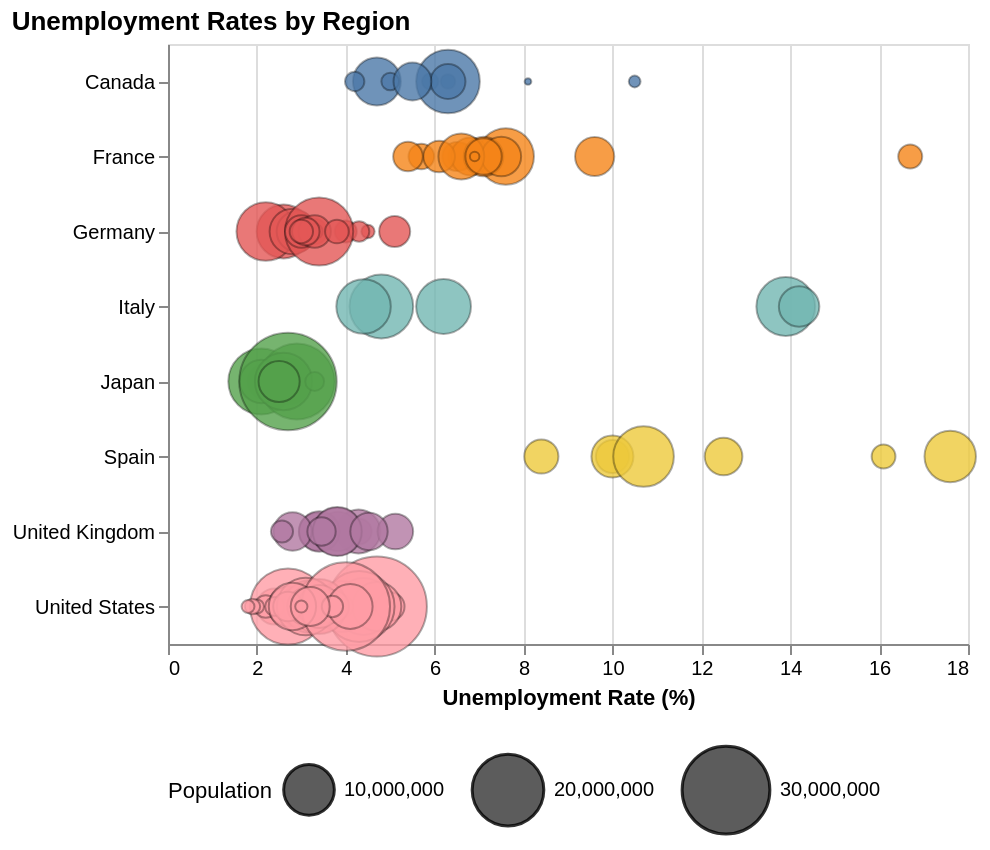

Here is the Vega-Lite specification saved for this chart:
### Vega-Lite specification from a JSON file in a GitHub repository (floating-point values rounded to 4 significant figures)
{"data": {"name": "data-4f001f808970e407b6bcbd37544facd9"}, "mark": {"type": "circle", "opacity": 0.8, "stroke": "black", "strokeOpacity": 0.4, "strokeWidth": 1}, "width": 400, "height": 300, "encoding": {"color": {"field": "country", "legend": null, "type": "nominal"}, "size": {"field": "population", "scale": {"range": [0, 2500]}, "legend": {"orient": "bottom", "titleOrient": "left", "titleFontWeight": "normal"}, "title": "Population", "type": "quantitative"}, "tooltip": [{"field": "country", "type": "nominal"}, {"field": "region", "type": "nominal"}, {"field": "unemployment", "type": "quantitative"}, {"field": "population", "type": "quantitative"}], "x": {"field": "unemployment", "title": "Unemployment Rate (%)", "type": "quantitative"}, "y": {"field": "country", "title": "", "type": "nominal"}}, "title": {"text": "Unemployment Rates by Region", "anchor": "start"}, "$schema": "https://vega.github.io/schema/vega-lite/v5.8.0.json", "datasets": {"data-4f001f808970e407b6bcbd37544facd9": [{"country": "Germany", "geo_code": "DE1", "region": "Baden-Württemberg", "unemployment": 2.6, "population": 11280257, "note": null, "age group": "15 and over", "Notes": null}, {"country": "Germany", "geo_code": "DE2", "region": "Bayern", "unemployment": 2.2, "population": 13369393, "note": null, "age group": "15 and over", "Notes": null}, {"country": "Germany", "geo_code": "DE3", "region": "Berlin", "unemployment": 5.1, "population": 3755251, "note": null, "age group": "15 and over", "Notes": null}, {"country": "Germany", "geo_code": "DE4", "region": "Brandenburg", "unemployment": 3.3, "population": 2573135, "note": null, "age group": "15 and over", "Notes": null}, {"country": "Germany", "geo_code": "DE5", "region": "Bremen", "unemployment": 4.5, "population": 684864, "note": "u", "age group": "15 and over", "Notes": null}, {"country": "Germany", "geo_code": "DE6", "region": "Hamburg", "unemployment": 4, "population": 1892122, "note": null, "age group": "15 and over", "Notes": null}, {"country": "Germany", "geo_code": "DE7", "region": "Hessen", "unemployment": 2.9, "population": 6391360, "note": null, "age group": "15 and over", "Notes": null}, {"country": "Germany", "geo_code": "DE8", "region": "Mecklenburg-Vorpommern", "unemployment": 4.3, "population": 1628378, "note": null, "age group": "15 and over", "Notes": null}, {"country": "Germany", "geo_code": "DE9", "region": "Niedersachsen", "unemployment": 2.8, "population": 8140242, "note": null, "age group": "15 and over", "Notes": null}, {"country": "Germany", "geo_code": "DEA", "region": "Nordrhein-Westfalen", "unemployment": 3.4, "population": 18139116, "note": null, "age group": "15 and over", "Notes": null}, {"country": "Germany", "geo_code": "DEB", "region": "Rheinland-Pfalz", "unemployment": 3, "population": 4159150, "note": null, "age group": "15 and over", "Notes": null}, {"country": "Germany", "geo_code": "DEC", "region": "Saarland", "unemployment": 3.3, "population": 992666, "note": "u", "age group": "15 and over", "Notes": null}, {"country": "Germany", "geo_code": "DED", "region": "Sachsen", "unemployment": 3.3, "population": 4086152, "note": null, "age group": "15 and over", "Notes": null}, {"country": "Germany", "geo_code": "DEE", "region": "Sachsen-Anhalt", "unemployment": 3.8, "population": 2186643, "note": null, "age group": "15 and over", "Notes": null}, {"country": "Germany", "geo_code": "DEF", "region": "Schleswig-Holstein", "unemployment": 3.1, "population": 2953270, "note": null, "age group": "15 and over", "Notes": null}, {"country": "Germany", "geo_code": "DEG", "region": "Thüringen", "unemployment": 3, "population": 2126846, "note": null, "age group": "15 and over", "Notes": null}, {"country": "Spain", "geo_code": "ES1", "region": "Noroeste", "unemployment": 10, "population": 4293871, "note": "d", "age group": "15 and over", "Notes": null}, {"country": "Spain", "geo_code": "ES2", "region": "Noreste", "unemployment": 8.4, "population": 4552028, "note": "d", "age group": "15 and over", "Notes": null}, {"country": "Spain", "geo_code": "ES3", "region": "Comunidad de Madrid", "unemployment": 10, "population": 6871903, "note": "d", "age group": "15 and over", "Notes": null}, {"country": "Spain", "geo_code": "ES4", "region": "Centro (ES)", "unemployment": 12.5, "population": 5522095, "note": "d", "age group": "15 and over", "Notes": null}, {"country": "Spain", "geo_code": "ES5", "region": "Este", "unemployment": 10.7, "population": 14328064, "note": "d", "age group": "15 and over", "Notes": null}, {"country": "Spain", "geo_code": "ES6", "region": "Sur", "unemployment": 17.6, "population": 10304384, "note": "d", "age group": "15 and over", "Notes": null}, {"country": "Spain", "geo_code": "ES7", "region": "Canarias", "unemployment": 16.1, "population": 2213016, "note": "d", "age group": "15 and over", "Notes": null}, {"country": "France", "geo_code": "FR1", "region": "Ile de France", "unemployment": 7.6, "population": 12388388, "note": "d", "age group": "15 and over", "Notes": null}, {"country": "France", "geo_code": "FRB", "region": "Centre — Val de Loire", "unemployment": 5.7, "population": 2572735, "note": "d", "age group": "15 and over", "Notes": null}, {"country": "France", "geo_code": "FRC", "region": "Bourgogne-Franche-Comté", "unemployment": 6.6, "population": 2793968, "note": "d", "age group": "15 and over", "Notes": null}, {"country": "France", "geo_code": "FRD", "region": "Normandie", "unemployment": 6.5, "population": 3326575, "note": "d", "age group": "15 and over", "Notes": null}, {"country": "France", "geo_code": "FRE", "region": "Hauts-de-France", "unemployment": 9.6, "population": 5986464, "note": "d", "age group": "15 and over", "Notes": null}, {"country": "France", "geo_code": "FRF", "region": "Grand Est", "unemployment": 6.8, "population": 5565282, "note": "d", "age group": "15 and over", "Notes": null}, {"country": "France", "geo_code": "FRG", "region": "Pays de la Loire", "unemployment": 6.1, "population": 3902115, "note": "d", "age group": "15 and over", "Notes": null}, {"country": "France", "geo_code": "FRH", "region": "Bretagne", "unemployment": 5.4, "population": 3432901, "note": "d", "age group": "15 and over", "Notes": null}, {"country": "France", "geo_code": "FRI", "region": "Nouvelle-Aquitaine", "unemployment": 7.1, "population": 6125089, "note": "d", "age group": "15 and over", "Notes": null}, {"country": "France", "geo_code": "FRJ", "region": "Occitanie", "unemployment": 7.5, "population": 6110099, "note": "d", "age group": "15 and over", "Notes": null}, {"country": "France", "geo_code": "FRK", "region": "Auvergne-Rhône-Alpes", "unemployment": 6.6, "population": 8195542, "note": "d", "age group": "15 and over", "Notes": null}, {"country": "France", "geo_code": "FRL", "region": "Provence-Alpes-Côte d’Azur", "unemployment": 7.1, "population": 5173952, "note": "d", "age group": "15 and over", "Notes": null}, {"country": "France", "geo_code": "FRM", "region": "Corse", "unemployment": 6.9, "population": 352851, "note": "du", "age group": "15 and over", "Notes": null}, {"country": "France", "geo_code": "FRY", "region": "RUP FR — Régions Ultrapériphériques Françaises", "unemployment": 16.7, "population": 2247016, "note": "d", "age group": "15 and over", "Notes": null}, {"country": "Italy", "geo_code": "ITC", "region": "Nord-Ovest", "unemployment": 4.8, "population": 15858626, "note": null, "age group": "15 and over", "Notes": null}, {"country": "Italy", "geo_code": "ITF", "region": "Sud", "unemployment": 13.9, "population": 13464669, "note": null, "age group": "15 and over", "Notes": null}, {"country": "Italy", "geo_code": "ITG", "region": "Isole", "unemployment": 14.2, "population": 6392162, "note": null, "age group": "15 and over", "Notes": null}, {"country": "Italy", "geo_code": "ITH", "region": "Nord-Est", "unemployment": 4.4, "population": 11558522, "note": null, "age group": "15 and over", "Notes": null}, {"country": "Italy", "geo_code": "ITI", "region": "Centro (IT)", "unemployment": 6.2, "population": 11723222, "note": null, "age group": "15 and over", "Notes": null}, {"country": "Canada", "geo_code": null, "region": "Newfoundland and Labrador", "unemployment": 10.5, "population": 540418, "note": null, "age group": "15 and over", "Notes": "Seasonally adjusted"}, {"country": "Canada", "geo_code": null, "region": "Prince Edward Island", "unemployment": 8.1, "population": 175853, "note": null, "age group": "15 and over", "Notes": "Seasonally adjusted"}, {"country": "Canada", "geo_code": null, "region": "Nova Scotia", "unemployment": 5.9, "population": 1066416, "note": null, "age group": "15 and over", "Notes": "Seasonally adjusted"}, {"country": "Canada", "geo_code": null, "region": "New Brunswick", "unemployment": 6.3, "population": 842725, "note": null, "age group": "15 and over", "Notes": "Seasonally adjusted"}, {"country": "Canada", "geo_code": null, "region": "Quebec", "unemployment": 4.7, "population": 8948540, "note": null, "age group": "15 and over", "Notes": "Seasonally adjusted"}, {"country": "Canada", "geo_code": null, "region": "Ontario", "unemployment": 6.3, "population": 15801768, "note": null, "age group": "15 and over", "Notes": "Seasonally adjusted"}, {"country": "Canada", "geo_code": null, "region": "Manitoba", "unemployment": 4.2, "population": 1465440, "note": null, "age group": "15 and over", "Notes": "Seasonally adjusted"}, {"country": "Canada", "geo_code": null, "region": "Saskatchewan", "unemployment": 5, "population": 1218976, "note": null, "age group": "15 and over", "Notes": "Seasonally adjusted"}, {"country": "Canada", "geo_code": null, "region": "Alberta", "unemployment": 6.3, "population": 4756408, "note": null, "age group": "15 and over", "Notes": "Seasonally adjusted"}, {"country": "Canada", "geo_code": null, "region": "British Columbia", "unemployment": 5.5, "population": 5581127, "note": null, "age group": "15 and over", "Notes": "Seasonally adjusted"}, {"country": "United States", "geo_code": null, "region": "Alabama", "unemployment": 2.4, "population": 5108468, "note": null, "age group": "16 and over", "Notes": "Annual average"}, {"country": "United States", "geo_code": null, "region": "Alaska", "unemployment": 4.7, "population": 733406, "note": null, "age group": "16 and over", "Notes": "Annual average"}, {"country": "United States", "geo_code": null, "region": "Arizona", "unemployment": 3.9, "population": 7431344, "note": null, "age group": "16 and over", "Notes": "Annual average"}, {"country": "United States", "geo_code": null, "region": "Arkansas", "unemployment": 3.5, "population": 3067732, "note": null, "age group": "16 and over", "Notes": "Annual average"}, {"country": "United States", "geo_code": null, "region": "California", "unemployment": 4.7, "population": 38965193, "note": null, "age group": "16 and over", "Notes": "Annual average"}, {"country": "United States", "geo_code": null, "region": "Colorado", "unemployment": 3.2, "population": 5877610, "note": null, "age group": "16 and over", "Notes": "Annual average"}, {"country": "United States", "geo_code": null, "region": "Connecticut", "unemployment": 3.7, "population": 3617176, "note": null, "age group": "16 and over", "Notes": "Annual average"}, {"country": "United States", "geo_code": null, "region": "Delaware", "unemployment": 3.6, "population": 1031890, "note": null, "age group": "16 and over", "Notes": "Annual average"}, {"country": "United States", "geo_code": null, "region": "District of Columbia", "unemployment": 4.8, "population": 678972, "note": null, "age group": "16 and over", "Notes": "Annual average"}, {"country": "United States", "geo_code": null, "region": "Florida", "unemployment": 2.7, "population": 22610726, "note": null, "age group": "16 and over", "Notes": "Annual average"}, {"country": "United States", "geo_code": null, "region": "Georgia", "unemployment": 3.4, "population": 11029227, "note": null, "age group": "16 and over", "Notes": "Annual average"}, {"country": "United States", "geo_code": null, "region": "Hawaii", "unemployment": 3, "population": 1435138, "note": null, "age group": "16 and over", "Notes": "Annual average"}, {"country": "United States", "geo_code": null, "region": "Idaho", "unemployment": 3.3, "population": 1964726, "note": null, "age group": "16 and over", "Notes": "Annual average"}, {"country": "United States", "geo_code": null, "region": "Illinois", "unemployment": 4.4, "population": 12549689, "note": null, "age group": "16 and over", "Notes": "Annual average"}, {"country": "United States", "geo_code": null, "region": "Indiana", "unemployment": 3.5, "population": 6862199, "note": null, "age group": "16 and over", "Notes": "Annual average"}, {"country": "United States", "geo_code": null, "region": "Iowa", "unemployment": 2.9, "population": 3207004, "note": null, "age group": "16 and over", "Notes": "Annual average"}, {"country": "United States", "geo_code": null, "region": "Kansas", "unemployment": 2.8, "population": 2940546, "note": null, "age group": "16 and over", "Notes": "Annual average"}, {"country": "United States", "geo_code": null, "region": "Kentucky", "unemployment": 4.3, "population": 4526154, "note": null, "age group": "16 and over", "Notes": "Annual average"}, {"country": "United States", "geo_code": null, "region": "Louisiana", "unemployment": 3.7, "population": 4573749, "note": null, "age group": "16 and over", "Notes": "Annual average"}, {"country": "United States", "geo_code": null, "region": "Maine", "unemployment": 3, "population": 1395722, "note": null, "age group": "16 and over", "Notes": "Annual average"}, {"country": "United States", "geo_code": null, "region": "Maryland", "unemployment": 2.7, "population": 6180253, "note": null, "age group": "16 and over", "Notes": "Annual average"}, {"country": "United States", "geo_code": null, "region": "Massachusetts", "unemployment": 3.4, "population": 7001399, "note": null, "age group": "16 and over", "Notes": "Annual average"}, {"country": "United States", "geo_code": null, "region": "Michigan", "unemployment": 3.9, "population": 10037261, "note": null, "age group": "16 and over", "Notes": "Annual average"}, {"country": "United States", "geo_code": null, "region": "Minnesota", "unemployment": 2.9, "population": 5737915, "note": null, "age group": "16 and over", "Notes": "Annual average"}, {"country": "United States", "geo_code": null, "region": "Mississippi", "unemployment": 3.1, "population": 2939690, "note": null, "age group": "16 and over", "Notes": "Annual average"}, {"country": "United States", "geo_code": null, "region": "Missouri", "unemployment": 3, "population": 6196156, "note": null, "age group": "16 and over", "Notes": "Annual average"}, {"country": "United States", "geo_code": null, "region": "Montana", "unemployment": 2.9, "population": 1132812, "note": null, "age group": "16 and over", "Notes": "Annual average"}, {"country": "United States", "geo_code": null, "region": "Nebraska", "unemployment": 2.2, "population": 1978379, "note": null, "age group": "16 and over", "Notes": "Annual average"}, {"country": "United States", "geo_code": null, "region": "Nevada", "unemployment": 5, "population": 3194176, "note": null, "age group": "16 and over", "Notes": "Annual average"}, {"country": "United States", "geo_code": null, "region": "New Hampshire", "unemployment": 2.4, "population": 1402054, "note": null, "age group": "16 and over", "Notes": "Annual average"}, {"country": "United States", "geo_code": null, "region": "New Jersey", "unemployment": 4.7, "population": 9290841, "note": null, "age group": "16 and over", "Notes": "Annual average"}, {"country": "United States", "geo_code": null, "region": "New Mexico", "unemployment": 3.9, "population": 2114371, "note": null, "age group": "16 and over", "Notes": "Annual average"}, {"country": "United States", "geo_code": null, "region": "New York", "unemployment": 4.3, "population": 19571216, "note": null, "age group": "16 and over", "Notes": "Annual average"}, {"country": "United States", "geo_code": null, "region": "North Carolina", "unemployment": 3.2, "population": 10835491, "note": null, "age group": "16 and over", "Notes": "Annual average"}, {"country": "United States", "geo_code": null, "region": "North Dakota", "unemployment": 2, "population": 783926, "note": null, "age group": "16 and over", "Notes": "Annual average"}, {"country": "United States", "geo_code": null, "region": "Ohio", "unemployment": 3.4, "population": 11785935, "note": null, "age group": "16 and over", "Notes": "Annual average"}, {"country": "United States", "geo_code": null, "region": "Oklahoma", "unemployment": 3.5, "population": 4053824, "note": null, "age group": "16 and over", "Notes": "Annual average"}, {"country": "United States", "geo_code": null, "region": "Oregon", "unemployment": 3.7, "population": 4233358, "note": null, "age group": "16 and over", "Notes": "Annual average"}, {"country": "United States", "geo_code": null, "region": "Pennsylvania", "unemployment": 3.1, "population": 12961683, "note": null, "age group": "16 and over", "Notes": "Annual average"}, {"country": "United States", "geo_code": null, "region": "Rhode Island", "unemployment": 3.3, "population": 1095962, "note": null, "age group": "16 and over", "Notes": "Annual average"}, {"country": "United States", "geo_code": null, "region": "South Carolina", "unemployment": 3.1, "population": 5373555, "note": null, "age group": "16 and over", "Notes": "Annual average"}, {"country": "United States", "geo_code": null, "region": "South Dakota", "unemployment": 1.9, "population": 919318, "note": null, "age group": "16 and over", "Notes": "Annual average"}, {"country": "United States", "geo_code": null, "region": "Tennessee", "unemployment": 3.4, "population": 7126489, "note": null, "age group": "16 and over", "Notes": "Annual average"}, {"country": "United States", "geo_code": null, "region": "Texas", "unemployment": 4, "population": 30503301, "note": null, "age group": "16 and over", "Notes": "Annual average"}, {"country": "United States", "geo_code": null, "region": "Utah", "unemployment": 2.7, "population": 3417734, "note": null, "age group": "16 and over", "Notes": "Annual average"}, {"country": "United States", "geo_code": null, "region": "Vermont", "unemployment": 1.8, "population": 647464, "note": null, "age group": "16 and over", "Notes": "Annual average"}, {"country": "United States", "geo_code": null, "region": "Virginia", "unemployment": 2.8, "population": 8715698, "note": null, "age group": "16 and over", "Notes": "Annual average"}, {"country": "United States", "geo_code": null, "region": "Washington", "unemployment": 4.1, "population": 7812880, "note": null, "age group": "16 and over", "Notes": "Annual average"}, {"country": "United States", "geo_code": null, "region": "West Virginia", "unemployment": 3.7, "population": 1770071, "note": null, "age group": "16 and over", "Notes": "Annual average"}, {"country": "United States", "geo_code": null, "region": "Wisconsin", "unemployment": 3.2, "population": 5910955, "note": null, "age group": "16 and over", "Notes": "Annual average"}, {"country": "United States", "geo_code": null, "region": "Wyoming", "unemployment": 3, "population": 584057, "note": null, "age group": "16 and over", "Notes": "Annual average"}, {"country": "United Kingdom", "geo_code": null, "region": "North East", "unemployment": 4.288, "population": 2683040, "note": null, "age group": "16 and over", "Notes": "October - December 2023"}, {"country": "United Kingdom", "geo_code": null, "region": "North West ", "unemployment": 4.287, "population": 7516113, "note": null, "age group": "16 and over", "Notes": "October - December 2023"}, {"country": "United Kingdom", "geo_code": null, "region": "Yorkshire and The Humber", "unemployment": 3.369, "population": 5541262, "note": null, "age group": "16 and over", "Notes": "October - December 2023"}, {"country": "United Kingdom", "geo_code": null, "region": "East Midlands", "unemployment": 5.116, "population": 4934939, "note": null, "age group": "16 and over", "Notes": "October - December 2023"}, {"country": "United Kingdom", "geo_code": null, "region": "West Midlands", "unemployment": 3.827, "population": 6021653, "note": null, "age group": "16 and over", "Notes": "October - December 2023"}, {"country": "United Kingdom", "geo_code": null, "region": "East", "unemployment": 3.404, "population": 6398497, "note": null, "age group": "16 and over", "Notes": "October - December 2023"}, {"country": "United Kingdom", "geo_code": null, "region": "London", "unemployment": 3.808, "population": 8866180, "note": null, "age group": "16 and over", "Notes": "October - December 2023"}, {"country": "United Kingdom", "geo_code": null, "region": "South East", "unemployment": 3.809, "population": 9379833, "note": null, "age group": "16 and over", "Notes": "October - December 2023"}, {"country": "United Kingdom", "geo_code": null, "region": "South West", "unemployment": 2.803, "population": 5764881, "note": null, "age group": "16 and over", "Notes": "October - December 2023"}, {"country": "United Kingdom", "geo_code": null, "region": "Wales", "unemployment": 3.454, "population": 3131640, "note": null, "age group": "16 and over", "Notes": "October - December 2023"}, {"country": "United Kingdom", "geo_code": null, "region": "Scotland", "unemployment": 4.523, "population": 5447700, "note": null, "age group": "16 and over", "Notes": "October - December 2023"}, {"country": "United Kingdom", "geo_code": null, "region": "Northern Ireland ", "unemployment": 2.564, "population": 1910543, "note": null, "age group": "16 and over", "Notes": "October - December 2023"}, {"country": "Japan", "geo_code": null, "region": "Hokkaido", "unemployment": 2.8, "population": 5092000, "note": null, "age group": "15 and over", "Notes": "Population are estimates, adjusted to the division of areas by the LFS"}, {"country": "Japan", "geo_code": null, "region": "Tohoku", "unemployment": 2.7, "population": 8331000, "note": null, "age group": "15 and over", "Notes": "Population are estimates, adjusted to the division of areas by the LFS"}, {"country": "Japan", "geo_code": null, "region": "Hokuriku", "unemployment": 2.2, "population": 5186388, "note": null, "age group": "15 and over", "Notes": "Population are estimates, adjusted to the division of areas by the LFS"}, {"country": "Japan", "geo_code": null, "region": "Tokai", "unemployment": 2.1, "population": 17000000, "note": null, "age group": "15 and over", "Notes": "Population are estimates, adjusted to the division of areas by the LFS"}, {"country": "Japan", "geo_code": null, "region": "Kinki", "unemployment": 2.9, "population": 22400000, "note": null, "age group": "15 and over", "Notes": "Population are estimates, adjusted to the division of areas by the LFS"}, {"country": "Japan", "geo_code": null, "region": "Chugoku", "unemployment": 2.1, "population": 7300000, "note": null, "age group": "15 and over", "Notes": "Population are estimates, adjusted to the division of areas by the LFS"}, {"country": "Japan", "geo_code": null, "region": "Shikoku", "unemployment": 2.3, "population": "3,630,320 ", "note": null, "age group": "15 and over", "Notes": "Population are estimates, adjusted to the division of areas by the LFS"}, {"country": "Japan", "geo_code": null, "region": "Kyushu", "unemployment": 2.6, "population": 12800000, "note": null, "age group": "15 and over", "Notes": "Population are estimates, adjusted to the division of areas by the LFS"}, {"country": "Japan", "geo_code": null, "region": "Okinawa", "unemployment": 3.3, "population": 1384762, "note": null, "age group": "15 and over", "Notes": "Population are estimates, adjusted to the division of areas by the LFS"}, {"country": "Japan", "geo_code": null, "region": "Southern-Kanto", "unemployment": 2.7, "population": 37026005, "note": null, "age group": "15 and over", "Notes": "Population are estimates, adjusted to the division of areas by the LFS"}, {"country": "Japan", "geo_code": null, "region": "Northern-Kanto, Koshin", "unemployment": 2.5, "population": 6591090, "note": null, "age group": "15 and over", "Notes": "Population are estimates, adjusted to the division of areas by the LFS"}]}}
